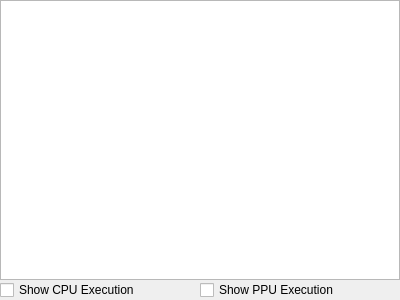
<?xml version="1.0" encoding="UTF-8"?>
<ui version="4.0">
 <class>ExecutionInspectorDockWidget</class>
 <widget class="QDockWidget" name="ExecutionInspectorDockWidget">
  <property name="geometry">
   <rect>
    <x>0</x>
    <y>0</y>
    <width>400</width>
    <height>300</height>
   </rect>
  </property>
  <property name="windowTitle">
   <string>Execution Inspector</string>
  </property>
  <widget class="QWidget" name="dockWidgetContents">
   <layout class="QGridLayout" name="gridLayout">
    <property name="margin">
     <number>0</number>
    </property>
    <property name="spacing">
     <number>0</number>
    </property>
    <item row="0" column="0">
     <widget class="QTableView" name="tableView">
      <property name="frameShape">
       <enum>QFrame::StyledPanel</enum>
      </property>
      <property name="frameShadow">
       <enum>QFrame::Plain</enum>
      </property>
      <property name="lineWidth">
       <number>1</number>
      </property>
      <property name="editTriggers">
       <set>QAbstractItemView::NoEditTriggers</set>
      </property>
      <property name="alternatingRowColors">
       <bool>false</bool>
      </property>
      <property name="selectionMode">
       <enum>QAbstractItemView::SingleSelection</enum>
      </property>
      <property name="selectionBehavior">
       <enum>QAbstractItemView::SelectRows</enum>
      </property>
      <property name="showGrid">
       <bool>false</bool>
      </property>
      <property name="gridStyle">
       <enum>Qt::NoPen</enum>
      </property>
      <property name="sortingEnabled">
       <bool>false</bool>
      </property>
      <property name="cornerButtonEnabled">
       <bool>false</bool>
      </property>
      <attribute name="horizontalHeaderVisible">
       <bool>true</bool>
      </attribute>
      <attribute name="horizontalHeaderCascadingSectionResizes">
       <bool>false</bool>
      </attribute>
      <attribute name="horizontalHeaderDefaultSectionSize">
       <number>50</number>
      </attribute>
      <attribute name="horizontalHeaderShowSortIndicator" stdset="0">
       <bool>false</bool>
      </attribute>
      <attribute name="horizontalHeaderStretchLastSection">
       <bool>true</bool>
      </attribute>
      <attribute name="verticalHeaderVisible">
       <bool>false</bool>
      </attribute>
      <attribute name="verticalHeaderDefaultSectionSize">
       <number>23</number>
      </attribute>
      <attribute name="verticalHeaderMinimumSectionSize">
       <number>23</number>
      </attribute>
     </widget>
    </item>
    <item row="1" column="0">
     <layout class="QHBoxLayout" name="horizontalLayout">
      <property name="spacing">
       <number>0</number>
      </property>
      <property name="sizeConstraint">
       <enum>QLayout::SetMinimumSize</enum>
      </property>
      <item>
       <widget class="QCheckBox" name="showCPU">
        <property name="text">
         <string>Show CPU Execution</string>
        </property>
       </widget>
      </item>
      <item>
       <widget class="QCheckBox" name="showPPU">
        <property name="text">
         <string>Show PPU Execution</string>
        </property>
       </widget>
      </item>
     </layout>
    </item>
   </layout>
  </widget>
  <action name="actionBreak_on_CPU_execution_here">
   <property name="text">
    <string>Break on CPU execution here</string>
   </property>
   <property name="toolTip">
    <string>Break on CPU execution here</string>
   </property>
  </action>
 </widget>
 <resources/>
 <connections/>
</ui>
